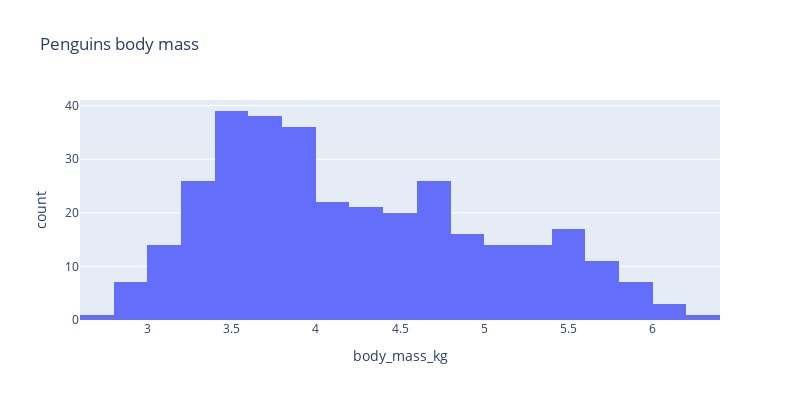

Write notebook code for a chart like this one.
### Code cell
# histogram chart for the body mass of the penguins by Kg
fig = px.histogram(peng, 
                    x="body_mass_kg",
                    barmode='group',
                    height=400,
                    width=800,
                    title="Penguins body mass")
fig.show()

### Figure 1 — Plotly figure (JSON) as saved in the notebook; plotly's stock layout.template omitted (floating-point values rounded to 4 significant figures; data arrays with more than 128 entries replaced by an {"elided": "..."} marker saying what was removed)
{"data": [{"alignmentgroup": "True", "bingroup": "x", "hovertemplate": "body_mass_kg=%{x}<br>count=%{y}<extra></extra>", "legendgroup": "", "marker": {"color": "#636efa", "pattern": {"shape": ""}}, "name": "", "offsetgroup": "", "orientation": "v", "showlegend": false, "type": "histogram", "x": {"elided": "333 float values"}, "xaxis": "x", "yaxis": "y"}], "layout": {"barmode": "group", "height": 400, "legend": {"tracegroupgap": 0}, "title": {"text": "Penguins body mass"}, "width": 800, "xaxis": {"anchor": "y", "domain": [0, 1], "title": {"text": "body_mass_kg"}}, "yaxis": {"anchor": "x", "domain": [0, 1], "title": {"text": "count"}}}}
